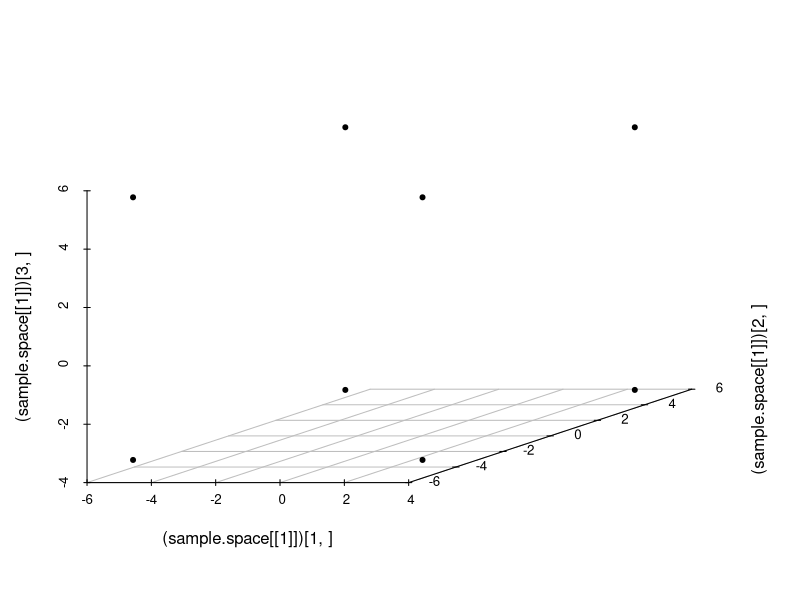
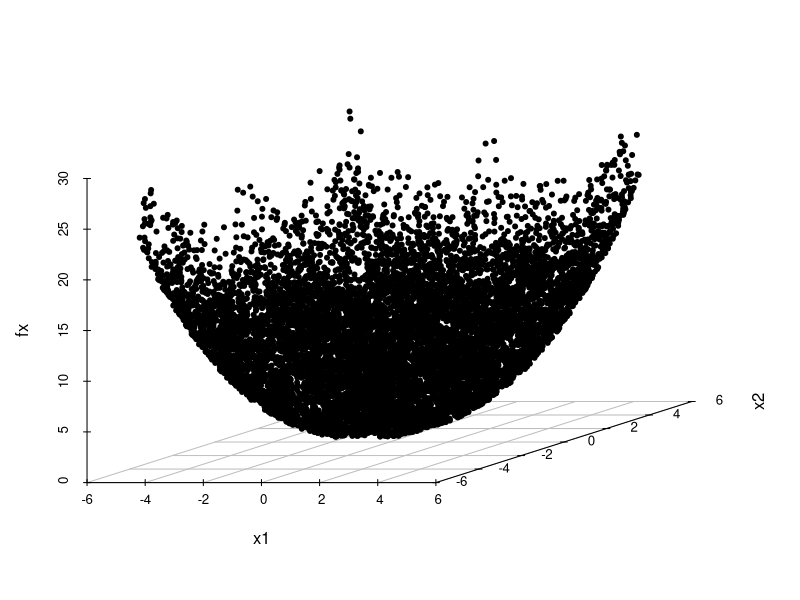
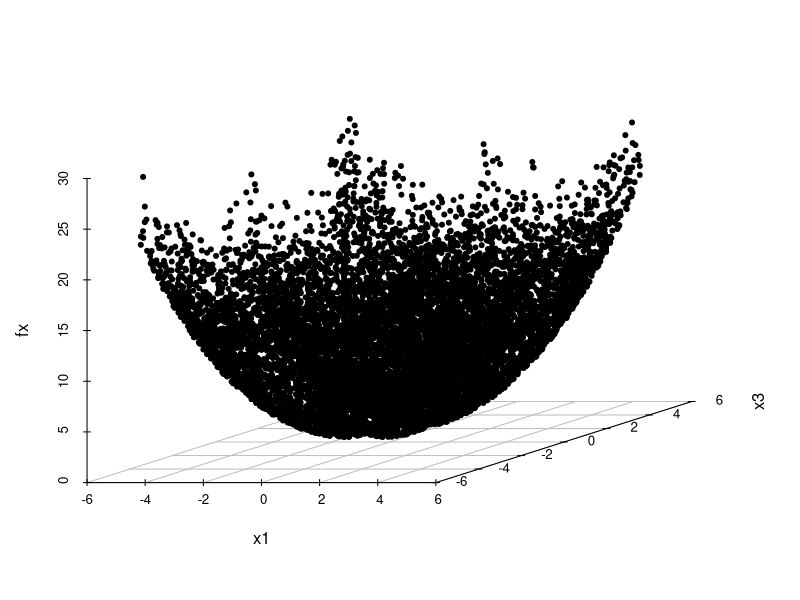
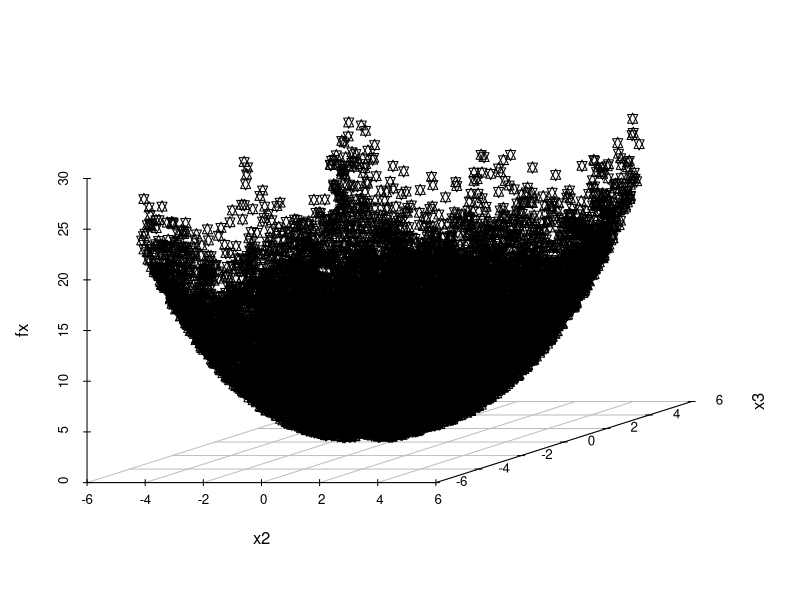

Recreate these plots in R, in order. (Note: this script raises an error after producing the figures.)
###############################################################################
# Serial code for sampling from exp{-|x|}, where |x| is Euclidean norm of vector,
# using polar slice sampler of Roberts/Rosenthal, combining approach presented
# Tibbits Stat Comput (2011) 21:415-430.  Approach uses stepping out procedure
# of Neal:
#	1.  Sample u~U[0,f1x], where f1x = |x|^(d-1) exp(-|x|)
#	2.  Create hypercube s.t. f1(vertices) >= u
#	3.  Sample from density f0x = |x|^-(d-1) over region created in 2.
# Created:  11/06/11 by Edward Murphy 
###############################################################################

install.packages("scatterplot3d")
install.packages("mvtnorm")

library(scatterplot3d)
library(mvtnorm)

################################################################
### f1x function, computes upper limit of vertical slice
### INPUT:  vector of current MC values
### OUPUT:  vector evaluated at f1x (see intro)

f1x <- function (vectorX){
	norm.x <- sqrt( t(vectorX) %*% vectorX )
	d <- nrow ( as.matrix(vectorX,ncol=1) )
	eval <- {( norm.x )^( d - 1 )}*{exp ( -norm.x )}
	return ( eval )
}

# test 
x1 <- 1.2
x2 <- 2.3
x3 <- 3.6
X <- rbind ( x1, x2, x3 )
f1x(X)  #by calculator, 0.23288073087

###
################################################################

################################################################
### f0x function: norm(x)^-(d-1)
### INPUT:  vector of current MC values
### OUPUT:  vector evaluated at f0x (see intro)

f0x <- function (vectorX){
	norm.x <- sqrt( t(vectorX) %*% vectorX )
	d <- nrow ( as.matrix(vectorX,ncol=1) )
	eval <- ( norm.x )^(-( d - 1 ))
	return ( eval )
}

# test 
x1 <- 1.2
x2 <- 2.3
x3 <- 3.6
X <- rbind ( x1, x2, x3 )
f0x(X)  #by calculator, 0.0507872016

###
################################################################

#############################################################################
### matrixVertices function, creates matrix containing all of the vertices
### given the lower and upper bound in each dimension
### INPUTS:  L = vector of lower bound for each dimension
###		 U = vector of upper bound for each dimension
### OUTPUTS:  matrix containing vertices in each column, where nrow 
###		  is dimension size

matrixVertices <- function ( L,U ) {

	## create matrix with lower and upper bounds for each dimension
	LU <- cbind ( L,U ) 

	## start at dimension 1
	A <- matrix(rep(LU[1,],2),nrow=1)

	## loop through remaining dimensions
	for ( i in 2:(nrow(LU)) ) {
		A <- rbind( A, rep(LU[i,],1,each=0.5*ncol(A)))
		if (i != nrow(LU)) A <- cbind(A,A)
	}

	return (A)
} 

###
#############################################################################

#############################################################################
### cubeConstruct function, to create hypercube via stepping out procedure
### takes vector of current MC values and omega (stepping out 
### parameter, and for each dimension first evaluates if f1x at each vertex 
### is < height which is randomly drawn within function; if not, 
### steps out in all dimensions until condition [f(vertex) < height]is met
### INPUTS: height = uniform random variate from step 1 of algorithm,
###		vectorX = vector of current MC values (in rows), 
###		omega = stepping out parameter
### OUTPUTS:  vertices of hypercube s.t. f1x >= height at all vertices

cubeConstruct <- function (height, vectorX, omega){
	u <- runif ( 1 )
	L <- vectorX - omega*u
	U <- L + omega

	vertices <- matrixVertices ( L,U )	
	## easier:  combination function in R??
	
	## evaluate f1x at each vertex
	f.vert <- rep(0,times=ncol(vertices))
	for ( i in 1:ncol(vertices) ){
		f.vert[i] <- f1x(vertices[,i])
	}

	count <- 0 # number of step outs required
	while ( sum(f.vert > h) != 0 ) {  
		count <- count + 1
		L <- L - omega
		U <- U + omega
		vertices <- matrixVertices ( L,U )
		for ( i in 1:ncol(vertices) ){
		f.vert[i] <- f1x(vertices[,i])
		}
	}

	cat ( "Number of step outs needed:",count,"\n" )
	return ( list(vertices,L,U) )
}

###
#############################################################################

######  MAIN  #########

## initialize
w <- 1      #stepping out parameter (fixed multiple of runif to step out)
# w <- 3

x1 <- -1
# x1 <- -0.5
x2 <- 0
# x2 <- 0
x3 <- 1
# x3 <- 0.5
X <- rbind ( x1, x2, x3 )
## does not work at all 0's, since h is then automatically zero

h <- runif ( 1, max = f1x(X) )
sample.space <- cubeConstruct ( h, X, w )

scatterplot3d((sample.space[[1]])[1,],(sample.space[[1]])[2,],(sample.space[[1]])[3,], 
	box=F, angle=24, pch=20 )

#############################################################################
### accept reject function and optimization to find arg max of f(x)/g(x), where
###	f(x) = |x|^(-p-1), x is p dimensional vector
###	g(x) ~ p-variate t .
### currently need to manually adjust the inputs, write wrapper?
### INPUTS: df = degrees of freedom for mv t
###			changing this flattens the surface (spreads out over support)
###		mu = expected value of mv t
###		sigma = covariance matrix of mv t 
###		vectorX = vector of current MC values (in rows), 
###		omega = stepping out parameter
### OUTPUTS:  vertices of hypercube s.t. f1x >= height at all vertices

## set parameters of t

df<-1.5				
mu<-0 			## expected value
sigma<-diag(1,nrow=3)  	## covariance matrix

####### EXPLORATORY STUFF
## first, let's graph the ratio

# generate random support

x1<-runif(10000,-5,5)
x2<-runif(10000,-5,5)
x3<-runif(10000,-5,5)
supp.rand<-cbind(x1,x2,x3)

p<-dim(supp.rand)[[2]]

# evaluate at support

fx<-rep(0,length(x1))
for (i in 1:nrow(supp.rand)){
	x<-rbind(x1[i],x2[i],x3[i])   	# 3x1
	MU<-cbind(rep(mu,length(x)))	# 3x1

	fx[i]<- norm(x)^(-(p-1)) *
		( 1 + 1/df * ( t((x-MU)) %*% solve(sigma) %*% (x-MU) ) )^( (df+p)/2 ) 
}

scatterplot3d(x1,x2,fx,box=F, angle=24, pch=20)		#uh oh
scatterplot3d(x1,x3,fx,box=F, angle=24, pch=20)
scatterplot3d(x2,x3,fx,box=F, angle=24, pch=11)

### test optim function

upper.ellipsoid<-function(x){
	x1<-x[1]
	x2<-x[2]
	sqrt( 16-4*x1^2-x2^2 )
}

optim(c(-1,1),upper.ellipsoid,control=list(fnscale=-1)) #true: x1=0,x2=0,@4)
#######

### accept reject optimization

ar <- function (x){
	p<-length(x)
	x1<-x[1]
	x2<-x[2]
	x3<-x[3]
	{x1^2 + x2^2 + x3^2}^ -( (p-1)/2 )*
	( 1 + 1/df * ( t(x-mu)%*%solve(sigma)%*%(x-mu) ) )^( (df+p)/2 ) 
}
	
optim(c(-1,0,1),ar, control=list(fnscale=-1))  # uh oh again

optim(c(0,-1,1),ar, method= "L-BFGS-B", 
	control=list(fnscale=-1),lower=c(sample.space[[2]])
	,upper=sample.space[[3]])

## likely to be local maxima, so choice of initial values is key
## use the points in sample.space[[1]] (so check 2^d points?)

optim(sample.space[[1]][,1],ar, method= "L-BFGS-B", 
	control=list(fnscale=-1),lower=c(sample.space[[2]])
	,upper=sample.space[[3]])


M <- 0
for (i in 1:ncol(sample.space[[1]])){

	max.i<-(optim(sample.space[[1]][,i],ar, method= "L-BFGS-B", 
	control=list(fnscale=-1),lower=c(sample.space[[2]])
	,upper=sample.space[[3]]))$value

	if (max.i > M) M <- max.i

}

## sample from mvt until meets AR (u <= f/(M*g) & meets slice sampler req
iter<-1
repeat{
	u<-runif(1)
	Y<-rmvt(n=1,sigma=sigma,df=df)
	if ( u < f0x(t(Y))/(M*dmvt(Y,sigma=sigma,df=df,log=F)) &&
	  f1x(t(Y)) > h )		break
	iter<-iter+1
}
iter
Y






###
#############################################################################






#######################################################################
### need to sample from |x|^-(d-1) within sample.space
### following code is exploratory, trying to get a sense of what target 
### density looks like for R^3 vector

### sample randomly within hypercube
x1.rand <- runif(100000,sample.space[1,1],sample.space[1,2])
x2.rand <- runif(100000,sample.space[2,1],sample.space[2,3])
x3.rand <- runif(100000,sample.space[3,1],sample.space[3,5])

scatterplot3d(x1.rand,x2.rand,x3.rand, box=F, angle=24, pch=20)

f0x <- { (x1.rand^2 + x2.rand^2 + x3.rand^2) ^ (1/2) } ^ (-2)
### code this as function

par(mfrow=c(3,1))
plot(x1.rand,f0x, pch=20, ylim=c(0,1))
plot(x2.rand,f0x, pch=20, ylim=c(0,1))
plot(x3.rand,f0x, pch=20, ylim=c(0,1))

par(mfrow=c(1,1))
scatterplot3d(x1.rand,x2.rand,f0x, box=F, angle=24, pch=20, zlim=c(0.001,1))
scatterplot3d(x1.rand,x2.rand,f0x, box=F, angle=24, pch=20, zlim=c(0.01,1))
scatterplot3d(x1.rand,x2.rand,f0x, box=F, angle=24, pch=20, zlim=c(0.1,1))

### nearly uniform unless near/at zero?? 
### Q: Is peak always at zero?? PROVE THIS!!!!!!!!

### now we have cube (value to next sampling step unknown), need to sample from 
### |x|^-(d-1) within this cube
### use accept-reject and maximize to find M
### candidate: multivariate t

### what does actual target density look like?



fx <- exp(-(x1.rand^2+x2.rand^2+x3.rand^2)^0.5)

par(mfrow=c(3,1))
plot(x1.rand,fx)
plot(x2.rand,fx)
plot(x3.rand,fx)

par(mfrow=c(1,1))
scatterplot3d(x1.rand,x2.rand,fx)

### let's sample uniformly from cube, see what happens!

f1x.sample <- h/2
samp <- 0
while (sum(f1x.sample > h) == 0) {
	samp <- samp + 1
	x1.sample <- runif(1,sample.space[1,1],sample.space[1,2])	
	x2.sample <- runif(1,sample.space[2,1],sample.space[2,3])
	x3.sample <- runif(1,sample.space[3,1],sample.space[3,5])

	X.sample <- rbind(x1.sample, x2.sample, x3.sample)

	f1x.sample <- f1x(X.sample)
}

cat("Number of sampling iterations:",samp,"\n")
#######################################################################



















	






	
